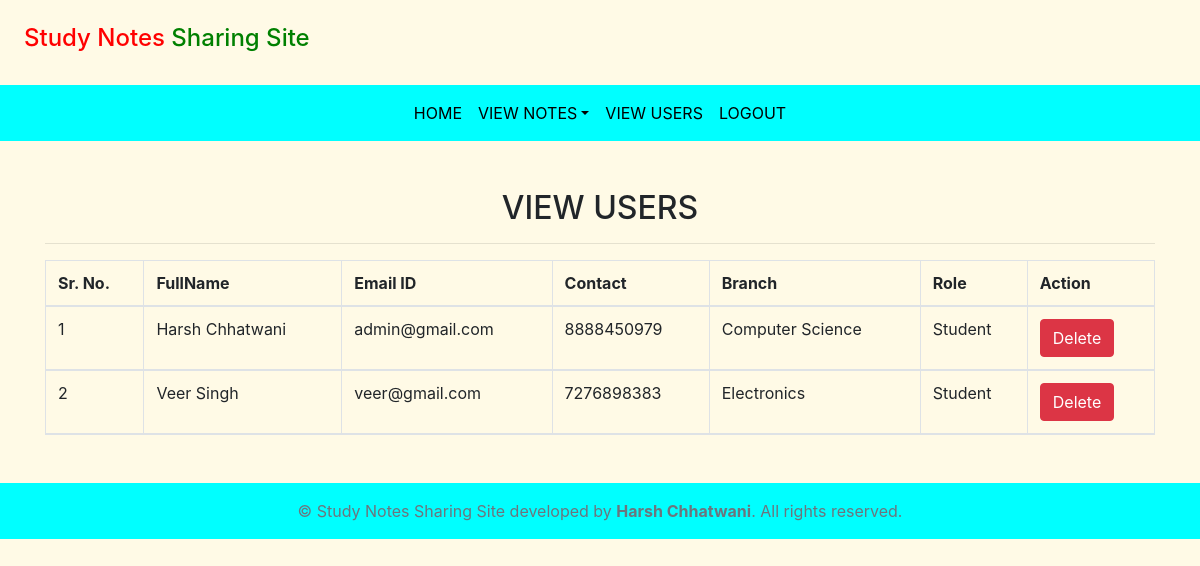
The app's page /view_users (signed in) with its own data.
### notes/models.py (models this page shows, shortened)
class Signup(models.Model):
    user = models.ForeignKey(User, on_delete=models.CASCADE)
    contact = models.CharField(max_length=10,null=True)
    branch = models.CharField(max_length=30)
    role = models.CharField(max_length=15)

### notes/views.py (the view)
# urls.py: path('view_users',view_users,name='view_users'),
def view_users(request):
    if not request.user.is_authenticated:
        return redirect('/login_admin')
    users = Signup.objects.all()
    d = {'users': users}
    return render(request, 'view_users.html', d)

### notes/templates/view_users.html
{% extends 'admin_nav.html' %}
{% load static %}
{% block body %}
<div class="container mt-5">
    <h2 class="text-center">VIEW USERS</h2>
    <hr>
    <table class="table table-bordered" id="example">
        <thead>
        <tr>
            <th>Sr. No.</th>
            <th>FullName</th>
            <th>Email ID</th>
            <th>Contact</th>
            <th>Branch</th>
            <th>Role</th>
            <th>Action</th>
        </tr>
        <tr>
            {% for i in users %}
            <tr>
                <td>{{forloop.counter}}</td>
                <td style="text-transform:capitalize;">{{i.user.first_name}} {{i.user.last_name}}</td>
                <td>{{i.user.username}}</td>
                <td>{{i.contact}}</td>
                <td>{{i.branch}}</td>
                <td>{{i.role}}</td>
                <td><a href="{% url 'delete_user' i.user.id %}" class="btn btn-danger" onclick="return confirm('Are you sure?')">Delete</a></td>
            </tr>
            {% endfor %}
        </tr>
        </thead>
    </table>
</div>
{% endblock %}

### notes/templates/admin_nav.html (shortened to what this page needs)
<html lang="en">
<head>
  {% load static %}
  <link rel="stylesheet" href="https://maxcdn.bootstrapcdn.com/bootstrap/4.3.1/css/bootstrap.min.css">
  <link rel="stylesheet" href="https://use.fontawesome.com/releases/v5.6.3/css/all.css">
  <link rel="stylesheet" href="{% static 'css/mystyle.css' %}?v=2">
</head>
<body>
<h4 style="padding:2%"><span style="color:red;">Study Notes</span><span style="color:green;"> Sharing Site</span></h4>
<nav class="navbar navbar-expand-sm justify-content-center" style="background-color : aqua;">
<ul class="navbar-nav">
  <li class="navbar-item">
    <a class="nav-link" href="{% url 'admin_home' %}">HOME</a>
  </li>
  <li class="nav-item dropdown">
    <a class="nav-link dropdown-toggle" href="#" id="viewNotesDropdown" data-toggle="dropdown">VIEW NOTES</a>
  </li>
  <li class="nav-item">
    <a class="nav-link" href="{% url 'view_users' %}">VIEW USERS</a>
  </li>
  <li class="nav-item">
    <a class="nav-link" href="{% url 'logout' %}">LOGOUT</a>
  </li>
</ul>
</nav>
{% block body %}
{% endblock %}
<footer class="text-center text-lg-start bg-light text-muted mt-5">
  <div class="text-center p-3" style="background-color: aqua;">
    © {{ now|date:"Y" }} Study Notes Sharing Site developed by <b>Harsh Chhatwani</b>. All rights reserved.
  </div>
</footer>
</body>
</html>

### notes/static/css/mystyle.css (style rules this page uses)
body { background-color:#fffae6; }
.nav-link { color:black; }

### records on screen
Signup: user.first_name "Harsh", user.last_name "Chhatwani", user.username "admin@gmail.com", contact "8888450979", branch "Computer Science", role "Student"
Signup: user.first_name "Veer", user.last_name "Singh", user.username "veer@gmail.com", contact "7276898383", branch "Electronics", role "Student"
